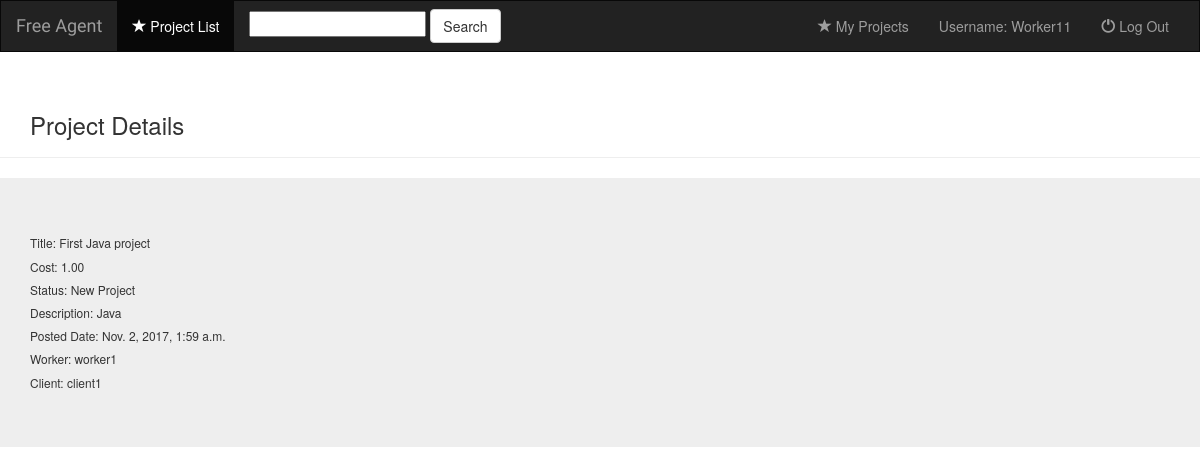
The page /freeAgentApp/1/ (signed in) on the database its author committed.
### freeAgentApp/models.py (models this page shows, shortened)
class UserProfile(AbstractUser):
    Identification = models.CharField(max_length=10, choices=(('F', 'freeAgent'), ('C', 'Client')))

class Project(models.Model):
    title = models.CharField(max_length=100)
    cost = models.DecimalField(max_digits=15, decimal_places=2)
    pub_date = timezone.now()
    status = models.IntegerField(default=1, validators=[MinValueValidator(1), MaxValueValidator(4)])
    description = models.CharField(max_length=300)
    file_type = models.FileField(null=True, blank=True)
    client_upload = models.FileField(null=True, blank=True)
    client = models.ForeignKey(UserProfile, related_name="ThisClient", null=True, blank=True)
    worker = models.ForeignKey(UserProfile, related_name="ThisWorker", null=True, blank=True)

### freeAgentApp/views.py (the view)
# urls.py: url(r'^(?P<pk>[0-9]+)/$', views.DetailView.as_view(), name='detail'),
class DetailView(LoginRequiredMixin, generic.DetailView):
    model = Project
    template_name = 'freeAgentApp/detail.html'

### freeAgentApp/templates/freeAgentApp/detail.html (shortened to what this page needs)
{% extends 'freeAgentApp/base.html' %}
{% block body %}
<div class="page-header">
    <div class="container"><h3>Project Details</h3></div>
</div>
<div class="jumbotron">
    <div class="container">
        <h6> Title: {{project.title}}</h6>
        <h6> Cost: {{project.cost}}</h6>
        <h6> Status:
            {% if project.status == 1 %} New Project
            {% elif project.status == 2 %} Applied
            {% elif project.status == 3 %} Working
            {% elif project.status == 4 %} Completed
            {% endif %}
        </h6>
        <h6> Description: {{project.description}}</h6>
        <h6> Posted Date: {{project.pub_date}}</h6>
        <h6> Worker: {{project.worker }}</h6>
        <h6> Client: {{ project.client }}</h6>
    </div>
</div>
{% endblock %}

### freeAgentApp/templates/freeAgentApp/base.html (shortened to what this page needs)
<!DOCTYPE html>
<html lang="en">
<head>
    {% load staticfiles %}
    <link rel="stylesheet" href ="https://maxcdn.bootstrapcdn.com/bootstrap/3.3.6/css/bootstrap.min.css">
    <link rel="stylesheet" type="text/css" href="../../static/freeAgentApp/css/style_cheesy.css"/>
</head>
<body>
    <nav class="navbar navbar-inverse">
    <div class = "container-fluid">
        <div class="navbar-header" >
            <a class="navbar-brand" href="{% url 'freeAgentApp:index' %}">Free Agent</a>
        </div>
        <div class = "collapse navbar-collapse" id="topNavBar">
            <ul class="nav navbar-nav">
                <li class="active">
                    <a href="{% url 'freeAgentApp:index' %}">
                        <span class="glyphicon glyphicon-star" aria-hidden="true"></span>&nbsp;Project List
                    </a>
                </li>
            </ul>
            <form class="navbar-form navbar-left" role="search" method="get" action="{% url 'freeAgentApp:search' %}">
                <input type="text" id="searchBox" class="input-medium search-query" name="q" placeholder="">
                <button type="submit" class="btn btn-default"> Search</button>
             </form>
            <ul class ="nav navbar-nav navbar-right">
                <li class="">
                    {% if user.Identification == 'C' %}
                        <a href="{% url 'freeAgentApp:createProject' %}">
                            <span class="glyphicon glyphicon-plus" aria-hidden="true"></span>&nbsp;Add Project
                        </a>
                    {% else %}
                        <a href="{% url 'freeAgentApp:workerIndex' user.id %}">
                            <span class="glyphicon glyphicon-star" aria-hidden="true"></span>&nbsp;My Projects
                        </a>
                    {% endif %}
                </li>
                <li class="">
                    <a>Username: {{ user.username }} </a>
                </li>
                <li class="">
                    <a href="{% url 'freeAgentApp:logout' %}">
                        <span class="glyphicon glyphicon-off" aria-hidden="true"></span>&nbsp;Log Out
                    </a>
                </li>
            </ul>
        </div>
    </div>
    </nav>
{% block body %}
{% endblock %}
</body>
</html>

### freeAgentApp/static/freeAgentApp/css/style_cheesy.css (style rules this page uses)
.navbar { border-radius:0; }
.navbar-brand { font-family:'Satisfy',cursive; font-size:60 }

### rows shown on the page
UserProfile: username "Worker11"
Project: title "First Java project", cost "1.00", description "Java", pub_date "Nov. 2, 2017, 1:59 a.m.", worker "worker1", client "client1"
